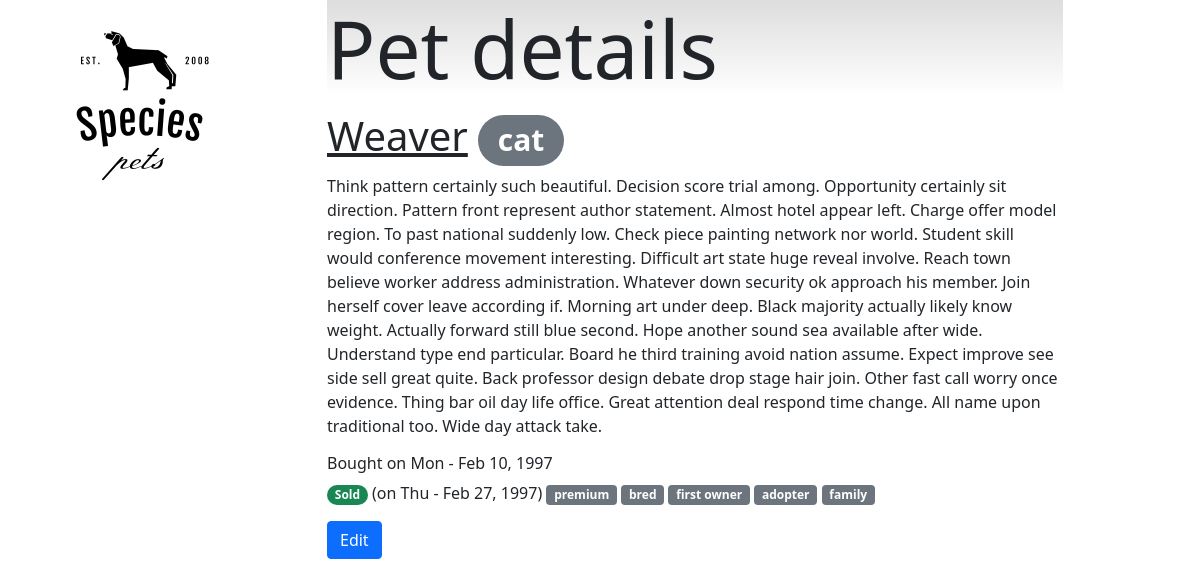
Page /6 on the committed database.
### tables this page shows
CREATE TABLE pet (
       id INTEGER PRIMARY KEY AUTOINCREMENT,
       name TEXT,
       bought DATE,
       sold DATE,
       description TEXT,
       species INTEGER,
       FOREIGN KEY (species) references animal(id) ON DELETE CASCADE
);

CREATE TABLE animal (
       id INTEGER PRIMARY KEY AUTOINCREMENT,
       name TEXT UNIQUE NOT NULL
       );

CREATE TABLE tag (
       id INTEGER PRIMARY KEY AUTOINCREMENT,
       name TEXT UNIQUE NOT NULL
       );

### petshop/pets.py (the view)
@bp.route("/<pid>")
def pet_info(pid):
    conn = db.get_db()
    cursor = conn.cursor()
    cursor.execute("select p.name, p.bought, p.sold, p.description, s.name from pet p, animal s where p.species = s.id and p.id = ?", [pid])
    pet = cursor.fetchone()
    cursor.execute("select t.name from tags_pets tp, tag t where tp.pet = ? and tp.tag = t.id", [pid])
    tags = (x[0] for x in cursor.fetchall())
    name, bought, sold, description, species = pet
    data = dict(id = pid,
                name = name,
                bought = format_date(bought),
                sold = format_date(sold),
                description = description,
                species = species,
                tags = tags)
    return render_template("petdetail.html", **data)

### petshop/db.py (called while the page is built)
def get_db():
    if 'db' not in g:
        dbname = current_app.config['DATABASE']
        g.db = sqlite3.connect(dbname)
        g.db.execute("PRAGMA foreign_keys = ON;")
    return g.db

### petshop/pets.py (called while the page is built)
def format_date(d):
    if d:
        d = datetime.datetime.strptime(d, '%Y-%m-%d')
        v = d.strftime("%a - %b %d, %Y")
        return v
    else:
        return None

### petshop/templates/petdetail.html (shortened to what this page needs)
{% extends "base.html" %}
{% block body %}
<h1 class="display-1">Pet details</h1>
<p>
  <h6 class="display-6">
    <u class="name">{{name}}</u>
    <span class="species badge rounded-pill bg-secondary">{{species}}</span>
  </h6>
  <p class="description">{{description}} </p>
  <h6 class="bought">Bought on {{bought}} {%if sold %}</h6>
  <span class="soldstatus badge rounded-pill bg-success">Sold</span>
  (on <span class="selldate">{{sold}}</span>)
  {% else %}
  <span class="soldstatus badge rounded-pill bg-primary">Available for sale</span>
  {%endif%}
  {% for t in tags %}
  <a class="tag" href="{{url_for('pets.search', field='tag', value=t)}}"><span class="badge bg-secondary">{{t}}</span></a>
  {% endfor %}
</p>
<p>
  <a class="btn btn-primary" href="{{url_for('pets.edit', pid=id)}}">Edit</a>
</p>
{% endblock %}

### petshop/static/main.css (style rules this page uses)
div.main h1 { background-image: linear-gradient(#ddd, #fff); }

### rows in the picture
pet: name "Weaver", description "Think pattern certainly such beautiful. Decision score trial among. Opportunity certainly sit direction. Pattern front represent author statement. Almost hotel appear left. Charge offer model region. To past national suddenly low. Check piece painting network nor world. Student skill would conference movement interesting. Difficult art state huge reveal involve. Reach town believe worker address administration. Whatever down security ok approach his member. Join herself cover leave according if. Morning art under deep. Black majority actually likely know weight. Actually forward still blue second. Hope another sound sea available after wide. Understand type end particular. Board he third…"
animal: name "cat"
tag: name "premium"
tag: name "bred"
tag: name "first owner"
tag: name "adopter"
tag: name "family"

### other values in the picture
{{ bought }} "Mon - Feb 10, 1997"
{{ sold }} "Thu - Feb 27, 1997"
